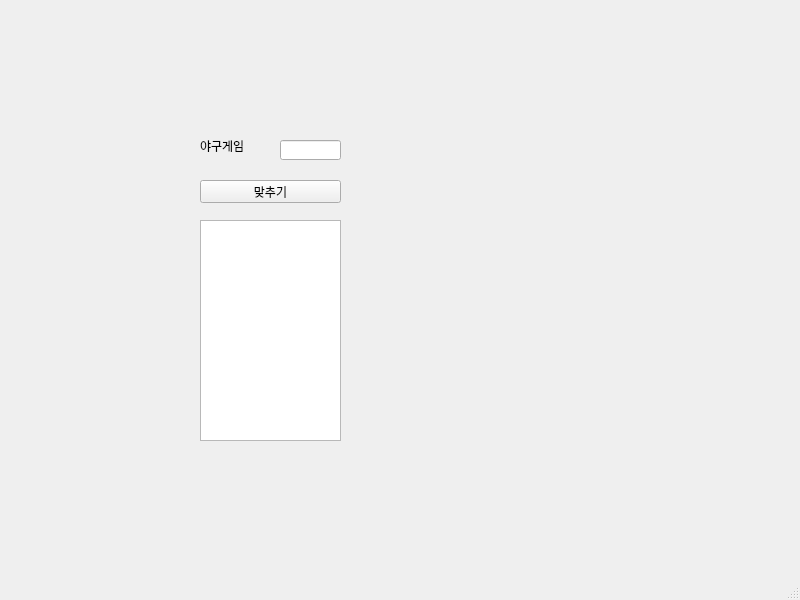
<?xml version="1.0" encoding="UTF-8"?>
<ui version="4.0">
 <class>MainWindow</class>
 <widget class="QMainWindow" name="MainWindow">
  <property name="geometry">
   <rect>
    <x>0</x>
    <y>0</y>
    <width>800</width>
    <height>600</height>
   </rect>
  </property>
  <property name="windowTitle">
   <string>MainWindow</string>
  </property>
  <widget class="QWidget" name="centralwidget">
   <widget class="QLabel" name="lbl">
    <property name="geometry">
     <rect>
      <x>200</x>
      <y>140</y>
      <width>56</width>
      <height>12</height>
     </rect>
    </property>
    <property name="text">
     <string>야구게임</string>
    </property>
   </widget>
   <widget class="QLineEdit" name="le">
    <property name="geometry">
     <rect>
      <x>280</x>
      <y>140</y>
      <width>61</width>
      <height>20</height>
     </rect>
    </property>
   </widget>
   <widget class="QPushButton" name="pb">
    <property name="geometry">
     <rect>
      <x>200</x>
      <y>180</y>
      <width>141</width>
      <height>23</height>
     </rect>
    </property>
    <property name="text">
     <string>맞추기</string>
    </property>
   </widget>
   <widget class="QTextEdit" name="te">
    <property name="geometry">
     <rect>
      <x>200</x>
      <y>220</y>
      <width>141</width>
      <height>221</height>
     </rect>
    </property>
   </widget>
  </widget>
  <widget class="QMenuBar" name="menubar">
   <property name="geometry">
    <rect>
     <x>0</x>
     <y>0</y>
     <width>800</width>
     <height>21</height>
    </rect>
   </property>
  </widget>
  <widget class="QStatusBar" name="statusbar"/>
 </widget>
 <resources/>
 <connections/>
</ui>
